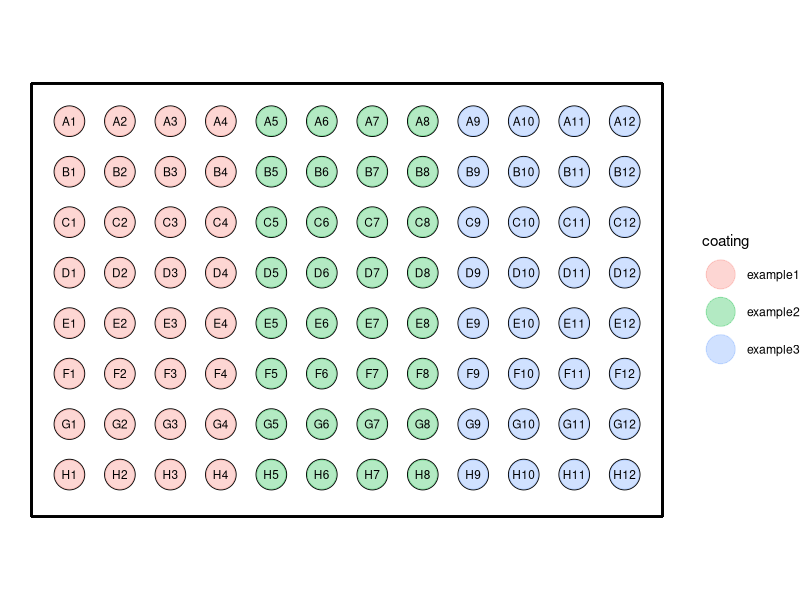

Here is the R script that generated this plot:
library(tidyverse)

#dimentions of the plate
y <- 1:8
x <- (1:12)/1.5
t <- as.data.frame(expand.grid(x,y)) 
names(t) <- c("x", "y")
t <-t %>% arrange(desc(y))

#Generating a vector for the coatings of the plate. 
# Will results in the colour of the well

# To get text or fill, generate a 96 long vector filling the plate by row from top left.
ex1 <- rep("example1", 4)
ex2 <- rep("example2", 4)
ex3 <- rep("example3", 4)
coating <- rep(c(ex1,ex2,ex3),8) #This example used a simple repeating pattern.


raw_text <- expand.grid(LETTERS[1:8], 1:12) 
as_text <- paste0(raw_text$Var1,raw_text$Var2)
text <- unlist(as.data.frame(t(matrix(as_text, nrow = 8))), use.names = FALSE)
# This example uses generates a matrix, transposed and unlists it to generate the correct order

t <- mutate(t, coating = as.factor(coating), text)
# Generates the final dataframe containing all infomation to generate plot

# This ensures the correct dimentions of the plate.
ratio <- 0.5
ywall = c(min(y)-ratio,max(y)+ratio)
xwall = c(min(x)-ratio,max(x)+ratio)

fig <- t %>% ggplot(aes(x,y))+
  geom_point(size = 10,shape = 1, col = "black")+
  geom_point(size=9.5, alpha = 0.3, aes(col = coating))+
  geom_text(aes(label = text), size = 3)+
  coord_fixed(ratio = 8/12)+
  geom_segment(aes(x=xwall[1],xend=xwall[2],y=xwall[1],yend=xwall[1]))+
  geom_segment(aes(x=xwall[1],xend=xwall[2],y=8.75,yend=8.75))+
  geom_segment(aes(y=xwall[1],yend=8.75,x=xwall[1],xend=xwall[1]))+
  geom_segment(aes(y=xwall[1],yend=8.75,x=xwall[2],xend=xwall[2]))+
  theme_void()

ggsave("96_well_fig.pdf", plot = fig, device = "pdf", height = 4,width = 6, units = "in")
